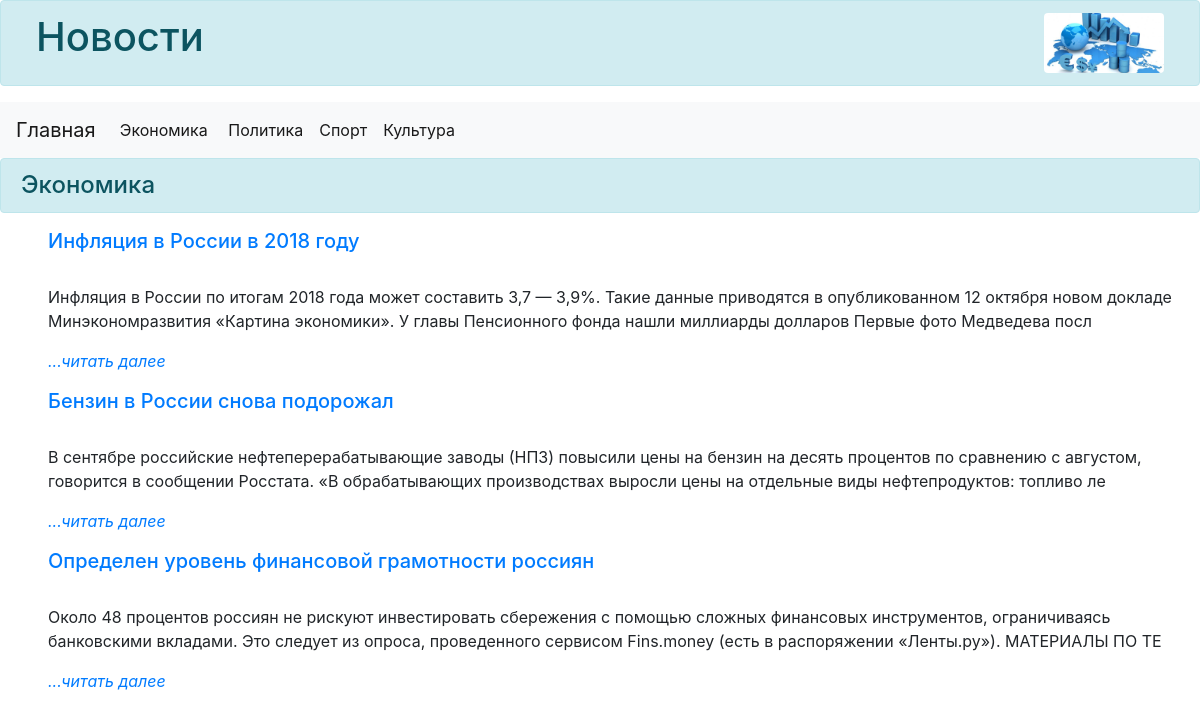
The app's page /newsecon.php with its own data.
### tables this page shows
CREATE TABLE `economics` (
  `id` int(11) NOT NULL,
  `title` varchar(255) NOT NULL,
  `text` varchar(2555) NOT NULL,
  `date` timestamp NOT NULL,
  `id_category` int(11) NOT NULL,
  `image` varchar(2555) NOT NULL
);

### newsecon.php (the view, shortened to what this page needs)
<!DOCTYPE html>
	<html>
		<head>
		<link rel="stylesheet" href="https://stackpath.bootstrapcdn.com/bootstrap/4.1.3/css/bootstrap.min.css">
		</head>
		<html>
		<div class="container-fluid">
			<div class="row alert alert-info">
				<div class="col-md-3">
		<h1>Новости</h1>
				</div>
				<div class="col">
		<img src="news.jpg" class="rounded float-right" alt="" style="height: 60px;">
				</div>
			</div>
		</div>
		<nav class="navbar navbar-expand-lg navbar-light bg-light">
			<a class="navbar-brand" href="index.php">Главная</a>
  <div class="collapse navbar-collapse" id="navbarSupportedContent" >
    <ul class="navbar-nav mr-auto">
      <li class="nav-item active">
        <a class="nav-link" href="newsecon.php">Экономика  <span><img src=""</span></a>
      </li>
       <li class="nav-item active">
        <a class="nav-link" href="newspolit.php">Политика <span class="sr-only">(current)</span></a>
      </li>
       <li class="nav-item active">
        <a class="nav-link" href="newssport.php">Спорт <span class="sr-only">(current)</span></a>
      </li>
       <li class="nav-item active">
        <a class="nav-link" href="newsculture.php">Культура<span class="sr-only">(current)</span></a>
      </li>
    </ul>
  </div>
		</nav>
<h4 class="alert alert-info">Экономика</h1>
	<?php
	$connection = mysqli_connect('127.0.0.1','natasha','password','news');
?>
	<div class="pl-5">
<?php $news = mysqli_query($connection, "SELECT * FROM `economics`");
				while ($row = $news->fetch_assoc()){
					echo "<section><h5><a href=\"economics.php?id=".$row['id']."\">".$row['title']."</a></h5><br /><p>".mb_substr($row['text'],0,250)."<p class=\"font-italic\"><a href=\"economics.php?id=".$row['id']."\">...читать далее
					</a></p></section>";
				}
			?>
		</div>

### records on screen
economics: title "Инфляция в России в 2018 году", text "Инфляция в России по итогам 2018 года может составить 3,7 — 3,9%. Такие данные приводятся в опубликованном 12 октября новом докладе Минэкономразвития «Картина экономики». У главы Пенсионного фонда нашли миллиарды долларов Первые фото Медведева посл"
economics: title "Бензин в России снова подорожал", text "В сентябре российские нефтеперерабатывающие заводы (НПЗ) повысили цены на бензин на десять процентов по сравнению с августом, говорится в сообщении Росстата. «В обрабатывающих производствах выросли цены на отдельные виды нефтепродуктов: топливо ле"
economics: title "Определен уровень финансовой грамотности россиян", text "Около 48 процентов россиян не рискуют инвестировать сбережения с помощью сложных финансовых инструментов, ограничиваясь банковскими вкладами. Это следует из опроса, проведенного сервисом Fins.money (есть в распоряжении «Ленты.ру»). МАТЕРИАЛЫ ПО ТЕ"
